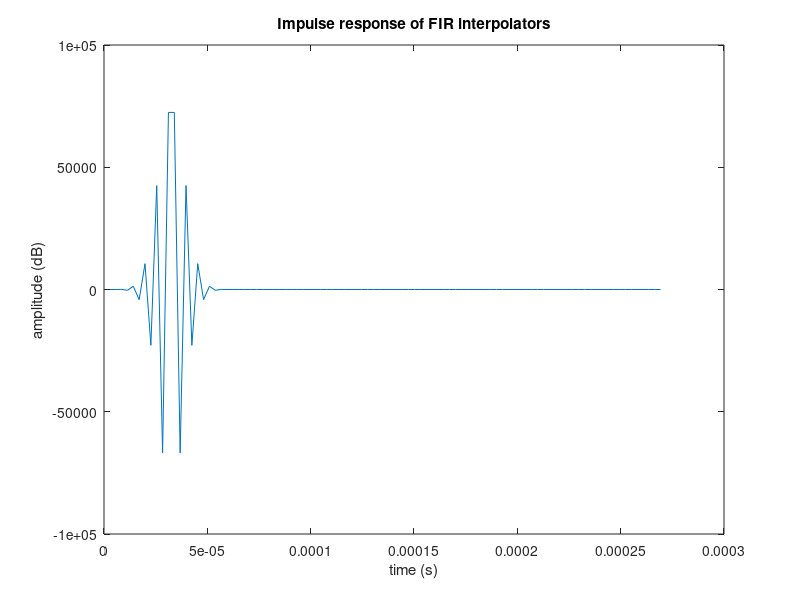
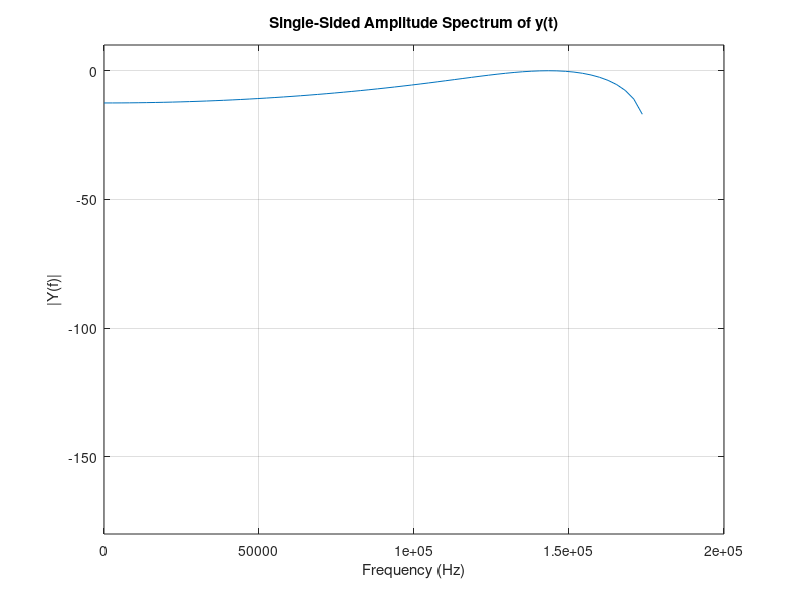

The MATLAB source for these figures, in order:
imp = importdata('output_ciccomp.txt');
L = length(imp);
Fs = 8*1*44100;

% plot the impulse response in time domain
t = (1:L)/Fs;
plot(t,imp);
xlabel('time (s)');
ylabel('amplitude (dB)');
title('Impulse response of FIR interpolators');

% plot the frequency response
NFFT = 2^nextpow2(L); % Next power of 2 from length of y
Y = fft(imp,NFFT)/L;
f = Fs/2*linspace(0,1,NFFT/2+1);
figure, plot(f,20*log10(2*abs(Y(1:NFFT/2+1))/(2*max(abs(Y)))))
title('Single-Sided Amplitude Spectrum of y(t)')
xlabel('Frequency (Hz)')
ylabel('|Y(f)|')
ylim([-180 10])
grid on